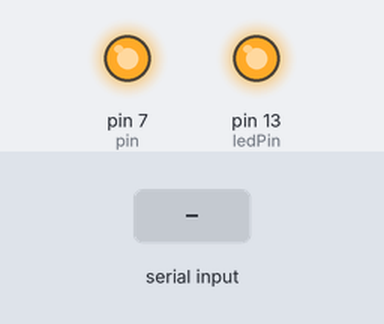
Bench run of a sketch on a simulated Arduino Uno, built with avr-gcc and run on an emulated ATmega328P. Parts: output pins drawn as LEDs (lit = HIGH). The test bench sets the inputs (shaded band). EEPROM starts erased.

Above: at 1.2 s.
1.3 s: "OPEN:" received over the second serial link
At 2.1 s:
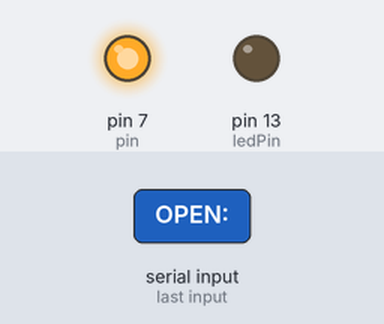
At 3.4 s:
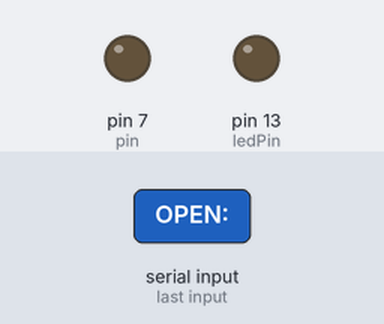
Timing chart, 0 to 9.8 s (numbered marks = the images above; inputs shaded):
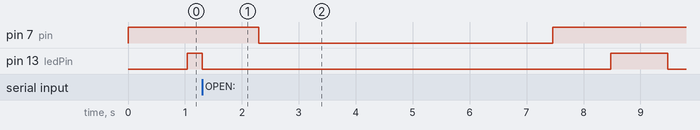

Measured:
- after the input at 1.3 s, pin 7 (pin): HIGH → LOW after 1.0 s, → HIGH 5.2 s later

The sketch:

safe.ino
```cpp
// Simple sketch to act as a safe controller
// Safe can be in 3 modes; locked or open one time, or unlocked
// Commands should be : separated and terminated with a :
// Each command begins with a : sign
//   :PING:msg:    -- returns PINGACK msg - used to test comms and synchronise
//   :STATUS::     -- returns the locked/unlocked state
//   :LOCK:pswd:   -- sets the lock password, sets the state to locked
//   :UNLOCK:pswd: -- Validates the password, sets the state to unlock once
//   :TEST:pswd:   -- tests the password, doesn't unlock
//   :CLEAR:pswd:  -- Sets state to unlocked and clears the password
//   :OPEN:x:      -- Opens the safe for x seconds (default to 5 if not sent)
// The password is stored in EEPROM so it is retained over a reboot.
// On restart it is read back in.  We have a magic string so random data
// isn't mis-read as a password.

#include <Arduino.h>
#include <EEPROM.h>
#include <SoftwareSerial.h>

// This is pin D7 on most boards; this is the pin that needs to be
// connected to the relay
#define pin 7

// What pin causes the LED to flash
#define ledPin 13

// These pins are for software serial
#define rxPin 10
#define txPin 11

SoftwareSerial mySerial(rxPin, txPin, true);
// #define mySerial Serial

// Passwords long than this aren't allowed
#define maxpwlen 100

void setup();
void loop();

enum safestate {
  UNLOCKED,
  LOCKED,
  OPENONCE
};

int state=UNLOCKED;
String pswd;

String get_eeprom()
{
  char d[maxpwlen];
  for (int i=0; i<maxpwlen; i++)
  {
    d[i]=EEPROM.read(i);
  }
  return String(d);
}

void set_eeprom(String s)
{
  for(int i=0; i < s.length(); i++)
  {
    EEPROM.write(i,s[i]);
  }
  EEPROM.write(s.length(),0);
}

void setup()
{
  mySerial.begin(9600);
  pinMode(pin,OUTPUT);
  digitalWrite(pin,HIGH);

  pinMode(ledPin, OUTPUT);

  // Try reading a string from the EEPROM
  pswd=get_eeprom();
  if (pswd.startsWith("PSWD:"))
  {
    state=LOCKED;
    pswd=pswd.substring(5);
  }
  else
  {
    set_eeprom("");
    pswd="";
  }
}

void opensafe(String d)
{
  if (state == LOCKED)
  {
    mySerial.println("ERROR State is locked");
  }
  else
  {
    int del=d.toInt();
    if (del==0) { del=5; }
    if (state == OPENONCE ) { state=LOCKED; }
    digitalWrite(pin,LOW);
    while (del > 0)
    {
      mySerial.println("OK opening safe for " + String(del) + " seconds");
      delay(1000);
      del--;
    }
    digitalWrite(pin,HIGH);
    mySerial.println("OK completed");
  }
}

void status(boolean d)
{
  if (d) { mySerial.print("OK "); }
  mySerial.print("Safe is ");
  if (state==OPENONCE) { mySerial.print("One time un"); }
  if (state==UNLOCKED) { mySerial.print("un"); }
  mySerial.println("locked");
}

void lock(String val)
{
  if (val.length()>maxpwlen)
  {
    mySerial.println("ERROR Password too long");
  }
  else if (state==UNLOCKED)
  {
    set_eeprom("PSWD:"+val);
    pswd=val;
    state=LOCKED;
    mySerial.println("OK Safe locked");
  }
  else
  {
    mySerial.println("ERROR Safe already locked");
  }
}

void unlock(String val,boolean clear, boolean testonly)
{
  if (state==UNLOCKED)
  {
    mySerial.println("ERROR Safe already unlocked");
  }
  else if (val != pswd)
  {
    delay(1000);
    mySerial.println("ERROR Wrong password");
  }
  else if (testonly)
  {
    mySerial.println("OK Passwords match");
  }
  else if (clear)
  {
    set_eeprom("");
    pswd="";
    state=UNLOCKED;
    mySerial.println("OK Safe unlocked");
  }
  else
  {
    state=OPENONCE;
    mySerial.println("OK Safe unlocked for one time");
  }
}

void loop()
{
  String inp;
  int ledstate=0;

  mySerial.print("OK Safe code started.  ");
  status(false);

  while(1)
  {
    String cmd="";
    while (cmd=="")
    {
      cmd=mySerial.readStringUntil(':');
      cmd.toUpperCase();
      digitalWrite(ledPin, ledstate?LOW:HIGH);
      ledstate=!ledstate;
    }
    String val=mySerial.readStringUntil(':');

         if (cmd=="PING") { mySerial.println("PINGACK:"+val+":"); }
    else if (cmd=="STATUS") { status(true); }
    else if (cmd=="OPEN") { opensafe(val); }
    else if (cmd=="LOCK") { lock(val); }
    else if (cmd=="UNLOCK") { unlock(val,false,false); }
    else if (cmd=="CLEAR") { unlock(val,true,false); }
    else if (cmd=="TEST")  { unlock(val,false,true); }
    else { mySerial.println("ERROR Unknown command: "+cmd); }
  }
}
```
